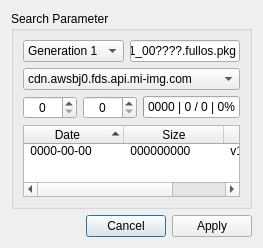
<?xml version="1.0" encoding="UTF-8"?>
<ui version="4.0">
 <class>Dialog_Search</class>
 <widget class="QDialog" name="Dialog_Search">
  <property name="geometry">
   <rect>
    <x>0</x>
    <y>0</y>
    <width>263</width>
    <height>248</height>
   </rect>
  </property>
  <property name="windowTitle">
   <string>Search Firmware</string>
  </property>
  <property name="windowIcon">
   <iconset resource="../rrcc.qrc">
    <normaloff>:/png/png/save.png</normaloff>:/png/png/save.png</iconset>
  </property>
  <layout class="QVBoxLayout" name="verticalLayout">
   <item>
    <widget class="QGroupBox" name="groupBox">
     <property name="title">
      <string>Search Parameter</string>
     </property>
     <layout class="QVBoxLayout" name="verticalLayout_2">
      <item>
       <layout class="QHBoxLayout" name="horizontalLayout_2">
        <item>
         <widget class="QComboBox" name="comboBox_model">
          <property name="toolTip">
           <string>Select Model</string>
          </property>
          <property name="currentIndex">
           <number>0</number>
          </property>
          <property name="sizeAdjustPolicy">
           <enum>QComboBox::AdjustToContents</enum>
          </property>
          <item>
           <property name="text">
            <string>Generation 1</string>
           </property>
          </item>
          <item>
           <property name="text">
            <string>Generation 2</string>
           </property>
          </item>
         </widget>
        </item>
        <item>
         <widget class="QLineEdit" name="lineEdit">
          <property name="toolTip">
           <string>Enter Filename (???? will be replaced with version)</string>
          </property>
          <property name="text">
           <string notr="true">v11_00????.fullos.pkg</string>
          </property>
          <property name="alignment">
           <set>Qt::AlignCenter</set>
          </property>
         </widget>
        </item>
       </layout>
      </item>
      <item>
       <widget class="QComboBox" name="comboBox_server">
        <property name="toolTip">
         <string>Select Server</string>
        </property>
        <item>
         <property name="text">
          <string notr="true">cdn.awsbj0.fds.api.mi-img.com</string>
         </property>
        </item>
        <item>
         <property name="text">
          <string notr="true">cdn.awsde0.fds.api.mi-img.com</string>
         </property>
        </item>
        <item>
         <property name="text">
          <string notr="true">cdn.cnbj0.fds.api.mi-img.com</string>
         </property>
        </item>
        <item>
         <property name="text">
          <string notr="true">cdn.cnbj2.fds.api.mi-img.com</string>
         </property>
        </item>
       </widget>
      </item>
      <item>
       <layout class="QHBoxLayout" name="horizontalLayout" stretch="0,0,1">
        <item>
         <widget class="QSpinBox" name="spinBox_Start">
          <property name="toolTip">
           <string>Start Version</string>
          </property>
          <property name="alignment">
           <set>Qt::AlignCenter</set>
          </property>
          <property name="maximum">
           <number>9999</number>
          </property>
         </widget>
        </item>
        <item>
         <widget class="QSpinBox" name="spinBox_Stop">
          <property name="toolTip">
           <string>Stop Version</string>
          </property>
          <property name="alignment">
           <set>Qt::AlignCenter</set>
          </property>
          <property name="maximum">
           <number>9999</number>
          </property>
         </widget>
        </item>
        <item>
         <widget class="QProgressBar" name="progressBar">
          <property name="toolTip">
           <string>Search Progress</string>
          </property>
          <property name="value">
           <number>0</number>
          </property>
          <property name="format">
           <string notr="true">0000 | 0 / 0 | %p%</string>
          </property>
         </widget>
        </item>
       </layout>
      </item>
      <item>
       <widget class="QTreeWidget" name="treeWidget">
        <property name="toolTip">
         <string>Doubleclick to download selected firmware</string>
        </property>
        <property name="sizeAdjustPolicy">
         <enum>QAbstractScrollArea::AdjustToContentsOnFirstShow</enum>
        </property>
        <property name="alternatingRowColors">
         <bool>true</bool>
        </property>
        <property name="rootIsDecorated">
         <bool>false</bool>
        </property>
        <property name="sortingEnabled">
         <bool>true</bool>
        </property>
        <attribute name="headerMinimumSectionSize">
         <number>0</number>
        </attribute>
        <column>
         <property name="text">
          <string>Date</string>
         </property>
         <property name="textAlignment">
          <set>AlignCenter</set>
         </property>
        </column>
        <column>
         <property name="text">
          <string>Size</string>
         </property>
         <property name="textAlignment">
          <set>AlignCenter</set>
         </property>
        </column>
        <column>
         <property name="text">
          <string>Firmware</string>
         </property>
         <property name="textAlignment">
          <set>AlignCenter</set>
         </property>
        </column>
        <item>
         <property name="text">
          <string notr="true"> 0000-00-00 </string>
         </property>
         <property name="textAlignment">
          <set>AlignCenter</set>
         </property>
         <property name="text">
          <string notr="true"> 000000000 </string>
         </property>
         <property name="textAlignment">
          <set>AlignCenter</set>
         </property>
         <property name="text">
          <string notr="true"> v11_000000.fullos.pkg </string>
         </property>
         <property name="textAlignment">
          <set>AlignCenter</set>
         </property>
        </item>
       </widget>
      </item>
     </layout>
    </widget>
   </item>
   <item>
    <widget class="QDialogButtonBox" name="buttonBox">
     <property name="standardButtons">
      <set>QDialogButtonBox::Apply|QDialogButtonBox::Cancel</set>
     </property>
    </widget>
   </item>
  </layout>
 </widget>
 <resources>
  <include location="../rrcc.qrc"/>
 </resources>
 <connections/>
</ui>
